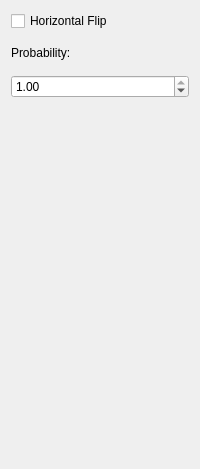
              <widget class="QWidget" name="hflip">
               <layout class="QVBoxLayout" name="verticalLayout_62">
                <property name="spacing">
                 <number>15</number>
                </property>
                <item>
                 <widget class="QCheckBox" name="horizontal_check">
                  <property name="text">
                   <string>Horizontal Flip</string>
                  </property>
                 </widget>
                </item>
                <item>
                 <widget class="QLabel" name="label_123">
                  <property name="text">
                   <string>Probability:</string>
                  </property>
                 </widget>
                </item>
                <item>
                 <widget class="QDoubleSpinBox" name="horizontal_p">
                  <property name="decimals">
                   <number>2</number>
                  </property>
                  <property name="maximum">
                   <double>1.000000000000000</double>
                  </property>
                  <property name="singleStep">
                   <double>0.010000000000000</double>
                  </property>
                  <property name="value">
                   <double>1.000000000000000</double>
                  </property>
                 </widget>
                </item>
                <item>
                 <spacer name="vertical_space">
                  <property name="orientation">
                   <enum>Qt::Vertical</enum>
                  </property>
                  <property name="sizeHint" stdset="0">
                   <size>
                    <width>20</width>
                    <height>360</height>
                   </size>
                  </property>
                 </spacer>
                </item>
               </layout>
              </widget>
